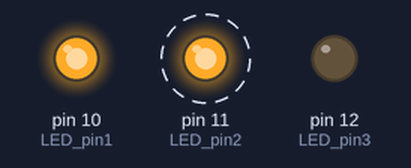
The sketch below on a simulated Arduino Uno, built with avr-gcc and run on an emulated ATmega328P. Shown: output pins drawn as LEDs (lit = HIGH). Dashed ring = blinking.

Above: at 0.2 s.
Timing chart, 0 to 3.0 s (numbered marks = the images above):
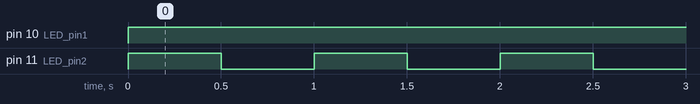

The sketch:

01_LED_03.ino
```cpp
int LED_pin1 = 10;
int LED_pin2 = 11;
int LED_pin3 = 12;

void setup() {
  pinMode(LED_pin1, OUTPUT);
  pinMode(LED_pin2, OUTPUT);
  pinMode(LED_pin3, OUTPUT);
}

// version 2 : 모든 LED가 켜진 뒤 0.5초 동안 유지하고, 모든 LED를 끈 뒤 0.5초 유지
void loop() {
  digitalWrite(LED_pin1, HIGH);
  digitalWrite(LED_pin1, HIGH);
  digitalWrite(LED_pin2, HIGH);
  delay(500);
  digitalWrite(LED_pin2, LOW);
  digitalWrite(LED_pin3, LOW);
  digitalWrite(LED_pin3, LOW);
  delay(500);
}
```

Measured:
- by itself, pin 10 (LED_pin1): LOW → HIGH at 0.00 s
- by itself, pin 11 (LED_pin2): alternates HIGH for 0.50 s and LOW for 0.50 s
